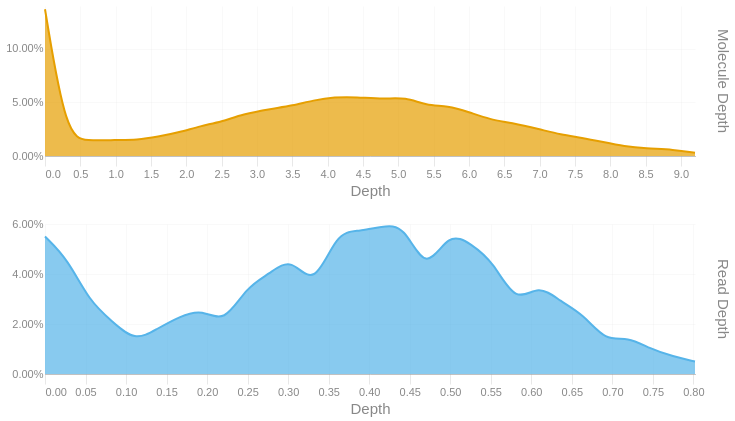

The notebook cell this image was saved under:
### Code cell
readdep = depth_hist(tb['Read Depth'], q99, 3)
readdep = readdep.with_columns(pl.lit('Read Depth').alias('Metric'))
if not SKIPLR:
    moldep = depth_hist(tb['Molecule Depth'], mol_q99, 1)
    moldep = moldep.with_columns(pl.lit('Molecule Depth').alias('Metric'))
    _hist = pl.concat([readdep, moldep])
    _hist = _hist.filter(pl.col('Proportion') != 0)
    with SafeRender(_hist):
        (
            alt.Chart(_hist)        
            .mark_area(interpolate = "basis")
            .encode(
                x=alt.X('Bin:Q').scale(domainMin=0).axis(alt.Axis(title='Depth')),
                y = alt.Y('Proportion:Q', title = None).axis(format = '.2%'),
                color = alt.Color('Metric:N').legend(None),
                row = alt.Row("Metric:N").header(title = None, labelOrient = 'right'),
                tooltip = [
                    alt.Tooltip("Metric:N", title = "Metric"),
                    alt.Tooltip('Interval:N', title = "Depth Interval"),
                    alt.Tooltip('Proportion:Q', title = "% Alignments").format('.2%')
                ]
            )
            .resolve_scale(x='independent', y='independent')
            .properties(
                height = 150, width = 650,
                usermeta={'embedOptions': {'downloadFileName': f'{samplename}.depth.hist'}}
            )
        ).display()
else:
    readdep = readdep.filter(pl.col('Proportion') != 0)
    with SafeRender(readdep):
        (
            alt.Chart(readdep)        
            .mark_area(interpolate = "basis")
            .encode(
                x=alt.X('Bin:Q').scale(domainMin=0).axis(alt.Axis(title='Depth')),
                y = alt.Y('Proportion:Q', title = None).axis(format = '.2%'),
                tooltip = [
                    alt.Tooltip('Interval:N', title = "Depth Interval"),
                    alt.Tooltip('Proportion:Q', title = "% Alignments").format('.2%')
                ]
            )
            .properties(
                usermeta={'embedOptions': {'downloadFileName': f'{samplename}.depth.hist'}}
            )
        ).display()

### Figure 1 — Vega-Lite specification as saved in the notebook (floating-point values rounded to 4 significant figures)
{"width": 650, "height": 150, "config": {"title": {"anchor": "start", "dy": -15, "fontSize": 18, "color": "#888888", "subtitleColor": "#888888", "subtitleFontSize": 14}, "arc": {"fill": "#0072B2"}, "axis": {"domainColor": "#888888", "domainWidth": 0.5, "gridWidth": 0.2, "grid": false, "titleFontWeight": 400, "titleFontSize": 15, "labelFontSize": 11, "labelColor": "#888888", "tickColor": "#888888", "tickWidth": 0.2, "titleColor": "#888888"}, "axisBand": {"grid": false}, "axisX": {"grid": true, "tickSize": 10, "domainCap": "round"}, "axisY": {"domain": false, "grid": true, "tickSize": 0, "domainCap": "round"}, "background": "transparent", "header": {"labelFontSize": 15, "labelColor": "#888888", "titleFontSize": 15, "titleFontWeight": 600, "titleColor": "#888888"}, "legend": {"labelFont": "sans-serif", "labelFontSize": 12, "labelColor": "#888888", "symbolSize": 100, "symbolType": "circle", "titleFontSize": 12, "titlePadding": 10, "titleColor": "#888888", "title": null}, "range": {"category": ["#E69F00", "#56B4E9", "#009E73", "#F0E442", "#0072B2", "#D55E00", "#CC79A7", "#000000"], "diverging": ["#cfe8f3", "#a2d4ec", "#73bfe2", "#46abdb", "#1696d2", "#12719e"]}, "area": {"fill": "#0072B2", "fillOpacity": 0.7, "line": true, "strokeOpacity": 0.7}, "line": {"color": "#0072B2", "stroke": "#0072B2", "strokeWidth": 2}, "trail": {"color": "#0072B2", "stroke": "#0072B2", "strokeWidth": 0, "size": 1}, "point": {"filled": true, "fillOpacity": 1.0, "size": 95}, "text": {"color": "#888888", "fontSize": 11, "align": "right", "fontWeight": 400, "size": 11}, "bar": {"fill": "#0072B2", "stroke": null}, "view": {"stroke": null, "continuousWidth": 660, "continuousHeight": 400}}, "data": {"name": "data-9436252ef6bf5563c898408fe01ad7c5"}, "mark": {"type": "area", "interpolate": "basis"}, "encoding": {"color": {"field": "Metric", "legend": null, "type": "nominal"}, "row": {"field": "Metric", "header": {"title": null, "labelOrient": "right"}, "type": "nominal"}, "tooltip": [{"field": "Metric", "title": "Metric", "type": "nominal"}, {"field": "Interval", "title": "Depth Interval", "type": "nominal"}, {"field": "Proportion", "format": ".2%", "title": "% Alignments", "type": "quantitative"}], "x": {"axis": {"title": "Depth"}, "field": "Bin", "scale": {"domainMin": 0}, "type": "quantitative"}, "y": {"axis": {"format": ".2%"}, "field": "Proportion", "title": null, "type": "quantitative"}}, "resolve": {"scale": {"x": "independent", "y": "independent"}}, "usermeta": {"embedOptions": {"downloadFileName": "TF26LRJL0012_5B_10484332_23Y22YLT4_L7.depth.hist"}}, "$schema": "https://vega.github.io/schema/vega-lite/v6.4.1.json", "datasets": {"data-9436252ef6bf5563c898408fe01ad7c5": [{"Bin": 0.0, "Interval": "0.0-0.028", "Proportion": 0.055, "Metric": "Read Depth"}, {"Bin": 0.028, "Interval": "0.028-0.055", "Proportion": 0.046, "Metric": "Read Depth"}, {"Bin": 0.055, "Interval": "0.055-0.083", "Proportion": 0.029, "Metric": "Read Depth"}, {"Bin": 0.083, "Interval": "0.083-0.111", "Proportion": 0.021, "Metric": "Read Depth"}, {"Bin": 0.111, "Interval": "0.111-0.138", "Proportion": 0.013, "Metric": "Read Depth"}, {"Bin": 0.138, "Interval": "0.138-0.166", "Proportion": 0.018, "Metric": "Read Depth"}, {"Bin": 0.166, "Interval": "0.166-0.194", "Proportion": 0.023, "Metric": "Read Depth"}, {"Bin": 0.194, "Interval": "0.194-0.221", "Proportion": 0.026, "Metric": "Read Depth"}, {"Bin": 0.221, "Interval": "0.221-0.249", "Proportion": 0.02, "Metric": "Read Depth"}, {"Bin": 0.249, "Interval": "0.249-0.277", "Proportion": 0.035, "Metric": "Read Depth"}, {"Bin": 0.277, "Interval": "0.277-0.304", "Proportion": 0.04, "Metric": "Read Depth"}, {"Bin": 0.304, "Interval": "0.304-0.332", "Proportion": 0.047, "Metric": "Read Depth"}, {"Bin": 0.332, "Interval": "0.332-0.36", "Proportion": 0.034, "Metric": "Read Depth"}, {"Bin": 0.36, "Interval": "0.36-0.387", "Proportion": 0.057, "Metric": "Read Depth"}, {"Bin": 0.387, "Interval": "0.387-0.415", "Proportion": 0.057, "Metric": "Read Depth"}, {"Bin": 0.415, "Interval": "0.415-0.443", "Proportion": 0.059, "Metric": "Read Depth"}, {"Bin": 0.443, "Interval": "0.443-0.47", "Proportion": 0.06, "Metric": "Read Depth"}, {"Bin": 0.47, "Interval": "0.47-0.498", "Proportion": 0.04, "Metric": "Read Depth"}, {"Bin": 0.498, "Interval": "0.498-0.526", "Proportion": 0.057, "Metric": "Read Depth"}, {"Bin": 0.526, "Interval": "0.526-0.553", "Proportion": 0.052, "Metric": "Read Depth"}, {"Bin": 0.553, "Interval": "0.553-0.581", "Proportion": 0.045, "Metric": "Read Depth"}, {"Bin": 0.581, "Interval": "0.581-0.609", "Proportion": 0.028, "Metric": "Read Depth"}, {"Bin": 0.609, "Interval": "0.609-0.636", "Proportion": 0.036, "Metric": "Read Depth"}, {"Bin": 0.636, "Interval": "0.636-0.664", "Proportion": 0.029, "Metric": "Read Depth"}, {"Bin": 0.664, "Interval": "0.664-0.692", "Proportion": 0.024, "Metric": "Read Depth"}, {"Bin": 0.692, "Interval": "0.692-0.719", "Proportion": 0.013, "Metric": "Read Depth"}, {"Bin": 0.719, "Interval": "0.719-0.747", "Proportion": 0.015, "Metric": "Read Depth"}, {"Bin": 0.747, "Interval": "0.747-0.775", "Proportion": 0.01, "Metric": "Read Depth"}, {"Bin": 0.775, "Interval": "0.775-0.802", "Proportion": 0.007, "Metric": "Read Depth"}, {"Bin": 0.802, "Interval": "0.802-0.83", "Proportion": 0.005, "Metric": "Read Depth"}, {"Bin": 0.0, "Interval": "0.0-0.3", "Proportion": 0.137, "Metric": "Molecule Depth"}, {"Bin": 0.3, "Interval": "0.3-0.6", "Proportion": 0.018, "Metric": "Molecule Depth"}, {"Bin": 0.6, "Interval": "0.6-1.0", "Proportion": 0.014, "Metric": "Molecule Depth"}, {"Bin": 1.0, "Interval": "1.0-1.3", "Proportion": 0.015, "Metric": "Molecule Depth"}, {"Bin": 1.3, "Interval": "1.3-1.6", "Proportion": 0.015, "Metric": "Molecule Depth"}, {"Bin": 1.6, "Interval": "1.6-1.9", "Proportion": 0.018, "Metric": "Molecule Depth"}, {"Bin": 1.9, "Interval": "1.9-2.2", "Proportion": 0.022, "Metric": "Molecule Depth"}, {"Bin": 2.2, "Interval": "2.2-2.5", "Proportion": 0.028, "Metric": "Molecule Depth"}, {"Bin": 2.5, "Interval": "2.5-2.8", "Proportion": 0.032, "Metric": "Molecule Depth"}, {"Bin": 2.8, "Interval": "2.8-3.2", "Proportion": 0.039, "Metric": "Molecule Depth"}, {"Bin": 3.2, "Interval": "3.2-3.5", "Proportion": 0.044, "Metric": "Molecule Depth"}, {"Bin": 3.5, "Interval": "3.5-3.8", "Proportion": 0.047, "Metric": "Molecule Depth"}, {"Bin": 3.8, "Interval": "3.8-4.1", "Proportion": 0.052, "Metric": "Molecule Depth"}, {"Bin": 4.1, "Interval": "4.1-4.4", "Proportion": 0.055, "Metric": "Molecule Depth"}, {"Bin": 4.4, "Interval": "4.4-4.8", "Proportion": 0.055, "Metric": "Molecule Depth"}, {"Bin": 4.8, "Interval": "4.8-5.1", "Proportion": 0.053, "Metric": "Molecule Depth"}, {"Bin": 5.1, "Interval": "5.1-5.4", "Proportion": 0.055, "Metric": "Molecule Depth"}, {"Bin": 5.4, "Interval": "5.4-5.7", "Proportion": 0.047, "Metric": "Molecule Depth"}, {"Bin": 5.7, "Interval": "5.7-6.0", "Proportion": 0.047, "Metric": "Molecule Depth"}, {"Bin": 6.0, "Interval": "6.0-6.3", "Proportion": 0.041, "Metric": "Molecule Depth"}, {"Bin": 6.3, "Interval": "6.3-6.6", "Proportion": 0.034, "Metric": "Molecule Depth"}, {"Bin": 6.6, "Interval": "6.6-7.0", "Proportion": 0.031, "Metric": "Molecule Depth"}, {"Bin": 7.0, "Interval": "7.0-7.3", "Proportion": 0.025, "Metric": "Molecule Depth"}, {"Bin": 7.3, "Interval": "7.3-7.6", "Proportion": 0.02, "Metric": "Molecule Depth"}, {"Bin": 7.6, "Interval": "7.6-7.9", "Proportion": 0.017, "Metric": "Molecule Depth"}, {"Bin": 7.9, "Interval": "7.9-8.2", "Proportion": 0.013, "Metric": "Molecule Depth"}, {"Bin": 8.2, "Interval": "8.2-8.5", "Proportion": 0.009, "Metric": "Molecule Depth"}, {"Bin": 8.5, "Interval": "8.5-8.9", "Proportion": 0.007, "Metric": "Molecule Depth"}, {"Bin": 8.9, "Interval": "8.9-9.2", "Proportion": 0.006, "Metric": "Molecule Depth"}, {"Bin": 9.2, "Interval": "9.2-9.5", "Proportion": 0.003, "Metric": "Molecule Depth"}]}}
